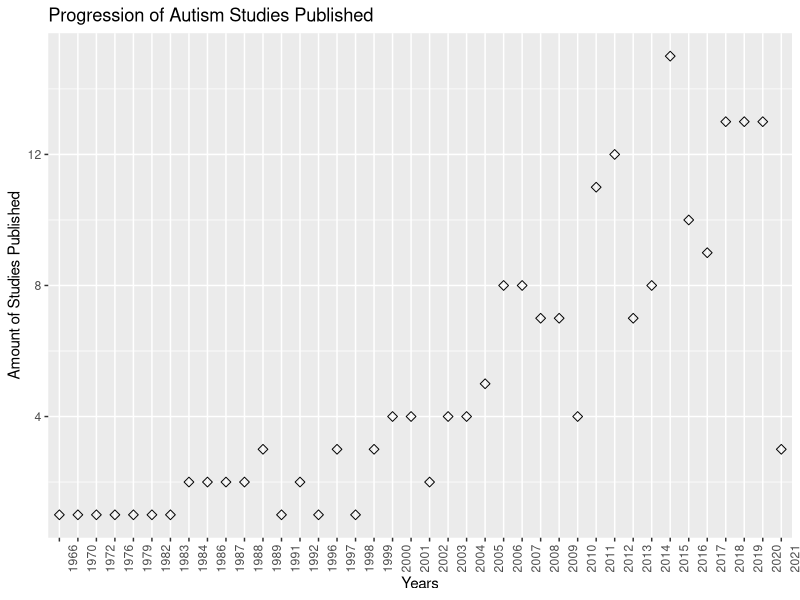

Source code (R):
## ---- chunk 1
knitr::opts_chunk$set(echo = TRUE)
## ---- chunk 2
setwd("C://Users/maris/Downloads/Code/Autism_data")
autism_studies_stats <- read.csv("autism_prevalence_studies.csv")

## ---- chunk 3
Author_sorted <- sort(autism_studies_stats$Author)

## ---- chunk 4
studies_2000s <- subset(autism_studies_stats, Year.Published > 1999)

## ---- chunk 5
class(studies_2000s$Age.Range)
age_range_factored<- as.factor(studies_2000s$Age.Range)
na.omit(age_range_factored)
age_range_factored <- as.data.frame(age_range_factored)
average_age_2000s <- mean(age_range_factored)

## ---- chunk 6
sample_size <- na.omit(studies_2000s$Sample.Size)
average_n <- mean(sample_size)
print(average_n)
print(paste0(" The average sample size is ", average_n))
## ---- chunk 7
studies_1900s <- subset(autism_studies_stats, Year.Published <2000)
sample_n_1900s <- mean(studies_1900s$Sample.Size)
print(paste0(" The average sample size for studies published before 2000 is ", sample_n_1900s))

## ---- chunk 8
print(paste0(" The sample size for studies published in the 2000s ", (average_n), " is larger than the sample size for studies published before the 2000s ", sample_n_1900s))
## ---- chunk 9
classified_types_ASD <- unique(autism_studies_stats$Autism.Types.Included)
print(classified_types_ASD)
## ---- chunk 10
prevalence_2000s <- mean(studies_2000s$ASD.Prevalence.Estimate.per.1.000)
prevalence_1900s <- mean(studies_1900s$ASD.Prevalence.Estimate.per.1.000)
print(" The prevalence is reported to be higher in the 2000s.")
## ---- chunk 11
average_ratio <- mean(autism_studies_stats$Male.Female.Sex.Ratio)
class(autism_studies_stats$Male.Female.Sex.Ratio)
sex_ratio <- na.omit(autism_studies_stats$Male.Female.Sex.Ratio)
average_ratio <- mean(sex_ratio)
print( "Autism disorders are more prevalent among males, possibly 4x as likely.")
## ---- chunk 12
library(ggplot2)
tally_years <- table(autism_studies_stats$Year.Published)
tally_years <- as.data.frame(tally_years)
Published_Study_Progression_plot = ggplot(tally_years, aes(x=Var1, y= Freq))+
  geom_line()+
  geom_point(shape=5, color= "black", fill= "red", size=2 )+
  ggtitle("Progression of Autism Studies Published")+
  labs(x= "Years", 
       y= "Amount of Studies Published")+
  scale_x_discrete(label= function(x) stringr:: str_trunc(x,12))+
  theme(axis.text.x = element_text(angle= 90, hjust = 25, vjust = 2))

print(Published_Study_Progression_plot)
